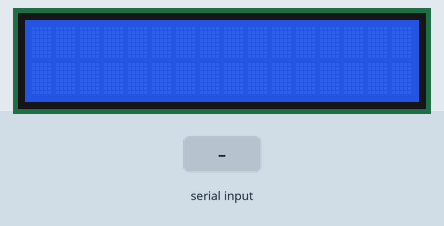
A sketch run on a simulated Arduino Uno, built with avr-gcc and run on an emulated ATmega328P. Shown: 16×2 character LCD. Inputs (shaded band) come from the test bench.

Above: at 1.2 s.
1.3 s: "1\n" received over Serial
At 2.5 s:
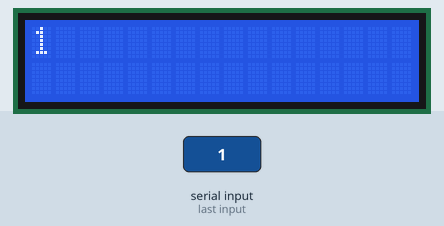
2.8 s: "0\n" received over Serial
At 3.7 s:
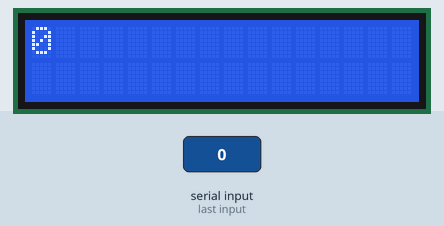
4.3 s: "2\n" received over Serial
At 4.9 s:
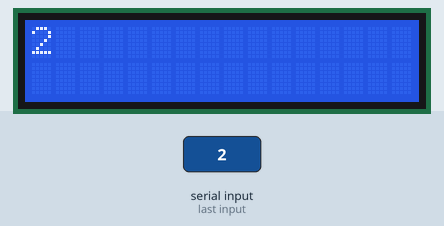
Timing chart, 0 to 7.3 s (numbered marks = the images above; inputs shaded):
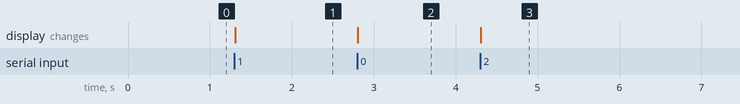

The sketch:

lcd_I2C_serial.ino
```cpp
#include <LiquidCrystal_I2C.h>
#include <Wire.h>
// Set the LCD address to 0x27 for a 16 chars and 2 line display
LiquidCrystal_I2C lcd(0x27, 16, 2);

void setup() {
  // Initialize the LCD connected to the I2C interface
  lcd.init();
  // Turn on the backlight
  lcd.backlight();
  // Initialize serial communication at 9600 bits per second:
  Serial.begin(9600);
}

void loop() {
  // Check if data is available to read from the serial port
  if (Serial.available() > 0) {
    // Read the incoming byte:
    String message = Serial.readStringUntil('\n');

    // Clear the LCD screen
    lcd.clear();
    // Set the cursor to column 0, line 0
    lcd.setCursor(0, 0);
    // Print the read value to the LCD
    lcd.print(message);
  }
}
```

Measured:
- after the input at 1.3 s, the display: changes at once (image 1)
- after the input at 2.8 s, the display: changes at once (image 2)
- after the input at 4.3 s, the display: changes at once (image 3)
